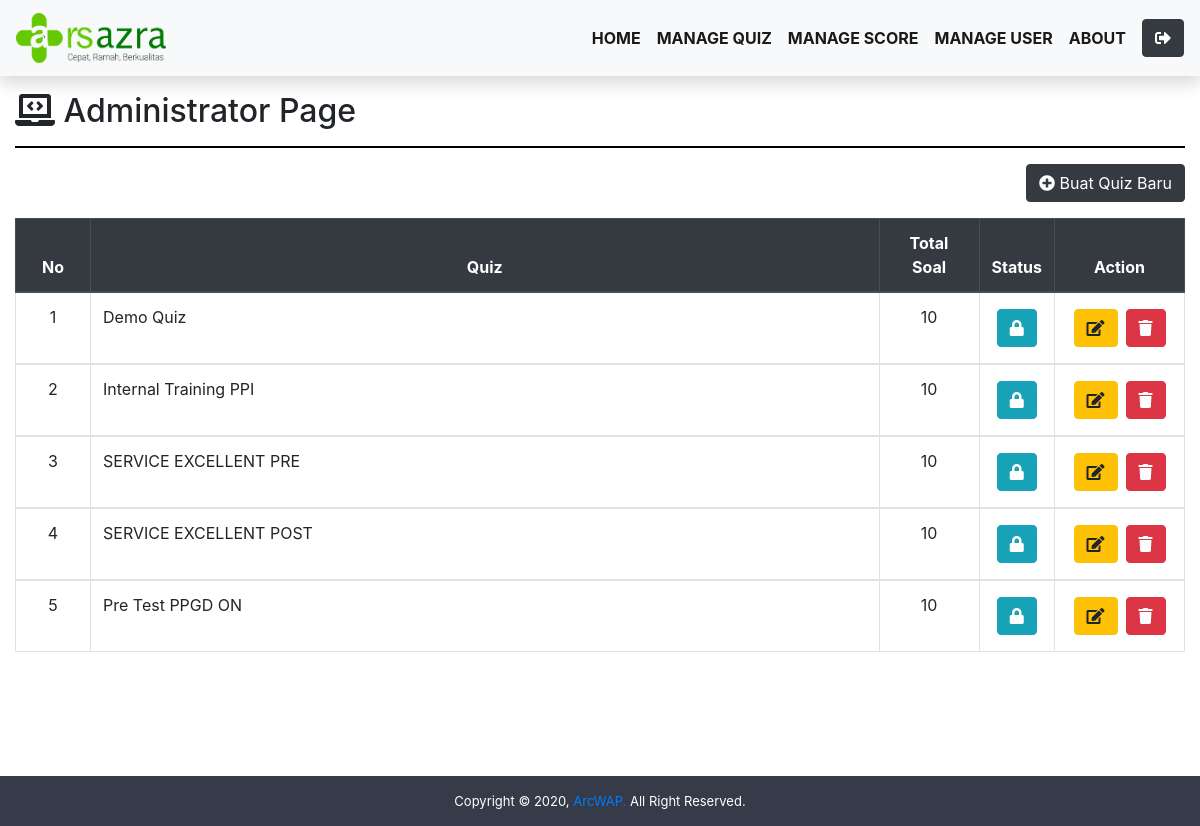
The app's page /dashboard/manageQuiz.php (signed in) with its own data.
### tables this page shows
CREATE TABLE `tbl_quiz` (
  `idquiz` text NOT NULL,
  `judul` varchar(100) NOT NULL,
  `nilaikalitotal` int(11) NOT NULL,
  `total` int(11) NOT NULL,
  `tanggal` timestamp NOT NULL DEFAULT CURRENT_TIMESTAMP ON UPDATE CURRENT_TIMESTAMP,
  `status` varchar(100) NOT NULL
);

### config/functions.php (called while the page is built, shortened)
<?php
$host     = "localhost";
$username = "root";
$password = "";
$database = "db_quizazra";
$conn = mysqli_connect($host, $username, $password, $database);
function query($query) {
    global $conn;
    $result = mysqli_query($conn, $query);
    $rows = [];
    while ($fetch = mysqli_fetch_assoc($result)) {
    $rows[] = $fetch;
    }
    return $rows;
}
?>

### dashboard/manageQuiz.php (the view, shortened to what this page needs)
<?php
require '../config/functions.php';
$result = query("SELECT * FROM tbl_quiz");
?>
<!DOCTYPE html>
<html lang="en">
<head>
    <link rel="stylesheet" href="../assets/css/bootstrap.min.css">
    <link rel="stylesheet" href="../assets/css/all.css">
    <link rel="stylesheet" href="../assets/css/dindex.css">
</head>
<body>
    <nav class="navbar sticky-top navbar-expand-sm navbar-light shadow bg-light">
            <a class="navbar-brand">
                <img src="../assets/img/logoaz.png" width="150" height="50" alt="rsazra">
            </a>
            <div class="collapse navbar-collapse" id="navbarNav">
                <ul class="navbar-nav ml-auto font-weight-bold">
                    <li class="nav-item active">
                        <a class="nav-link" href="index.php">HOME</a>
                    </li>
                    <li class="nav-item active">
                        <a class="nav-link" href="manageQuiz.php">MANAGE QUIZ</a>
                    </li>
                    <li class="nav-item active">
                        <a class="nav-link" href="manageScore.php">MANAGE SCORE</a>
                    </li>
                    <li class="nav-item active">
                        <a class="nav-link" href="manageUser.php">MANAGE USER</a>
                    </li>
                    <li class="nav-item active">
                        <a class="nav-link" href="aboutMe.php">ABOUT</a>
                    </li>
                </ul>
                <a href="../config/logout.php" class="ml-2 btn btn-dark"><i class="fas fa-sign-out-alt"></i></a>
            </div>
    </nav>
    <div class="container-fluid">
        <div class="row">
            <div class="col-sm mt-3">
                <h2><i class="fas fa-laptop-code"></i> Administrator Page </h2>
                <hr style="border-top: 2px solid black">
            </div>
        </div>
        <div class="row mb-3 text-right">
            <div class="col-sm">
                <a href="buatQuiz.php" class="btn btn-dark"><i class="fas fa-plus-circle"></i> Buat Quiz Baru</a>
            </div>
        </div>
        <div class="row">
            <div class="col-sm">
                <table class="table table-responsive-sm table-bordered table-hover text-center">
                <thead class="thead-dark">
                    <tr>
                        <th scope="col">No</th>
                        <th scope="col">Quiz</th>
                        <th scope="col">Total Soal</th>
                        <th scope="col">Status</th>
                        <th scope="col">Action</th>
                    </tr>
                </thead>
                <?php $i = 1; ?>
                <?php foreach($result as $quiz) : ?>
                <tbody>
                    <tr>
                        <td width="75px" scope="row"><?= $i++?></td>
                        <td class="text-left"><?= $quiz["judul"]?></td>
                        <td width="100px"><?= $quiz["total"]?></td>
                        <td width="75px">
                            <?php if ($quiz["status"]=="open") {
                            echo '<a href="../config/statusQuiz.php?idquiz='.$quiz["idquiz"].'&status='.$quiz["status"].'" class="btn btn-success mt-1"><i class="fas fa-lock-open"></i></a>';
                            } else {
                            echo '<a href="../config/statusQuiz.php?idquiz='.$quiz["idquiz"].'&status='.$quiz["status"].'" class="btn btn-info mt-1"><i class="fas fa-lock"></i></a>';
                            }
                            ?>
                        </td>
                        <td width="130px">
                            <a href="editQuiz.php?idquiz=<?= $quiz['idquiz']?>" class="btn btn-warning m-1"><i class="fas fa-edit"></i></a><a href="../config/deleteQuiz.php?idquiz=<?= $quiz['idquiz']?>" class="btn btn-danger m-1"><i class="fas fa-trash"></i></a>
                        </td>
                    </tr>
                </tbody>
            <?php endforeach; ?>
            </table>
            </div>
        </div>
    </div>
    <footer>
        Copyright &copy; 2020, <a href="https://arcwap.site/">ArcWAP.</a> All Right Reserved.
    </footer>
</body>
</html>

### assets/css/all.css (style rules this page uses)
.fa, .fas, .far, .fal, .fad, .fab { -moz-osx-font-smoothing: grayscale; -webkit-font-smoothing: antialiased; display: inline-block; font-style: normal; font-variant: normal; text-rendering: auto; line-height: 1; }
.fa-edit:before { content: "\f044"; }
.fa-laptop-code:before { content: "\f5fc"; }
.fa-lock:before { content: "\f023"; }
.fa-plus-circle:before { content: "\f055"; }
.fa-sign-out-alt:before { content: "\f2f5"; }
.fa-trash:before { content: "\f1f8"; }
.fa, .fas { font-family: 'Font Awesome 5 Free'; font-weight: 900; }

### assets/css/dindex.css (style rules this page uses)
.container-fluid { min-height: 700px; }
footer { bottom: 0; width: 100%; height: 50px; line-height: 50px; background-color: #353b48; color: #ffff; text-align: center; font-size: 13px; }

### records on screen
tbl_quiz: judul "Demo Quiz", total "10"
tbl_quiz: judul "Internal Training PPI", total "10"
tbl_quiz: judul "SERVICE EXCELLENT PRE", total "10"
tbl_quiz: judul "SERVICE EXCELLENT POST", total "10"
tbl_quiz: judul "Pre Test PPGD ON", total "10"
